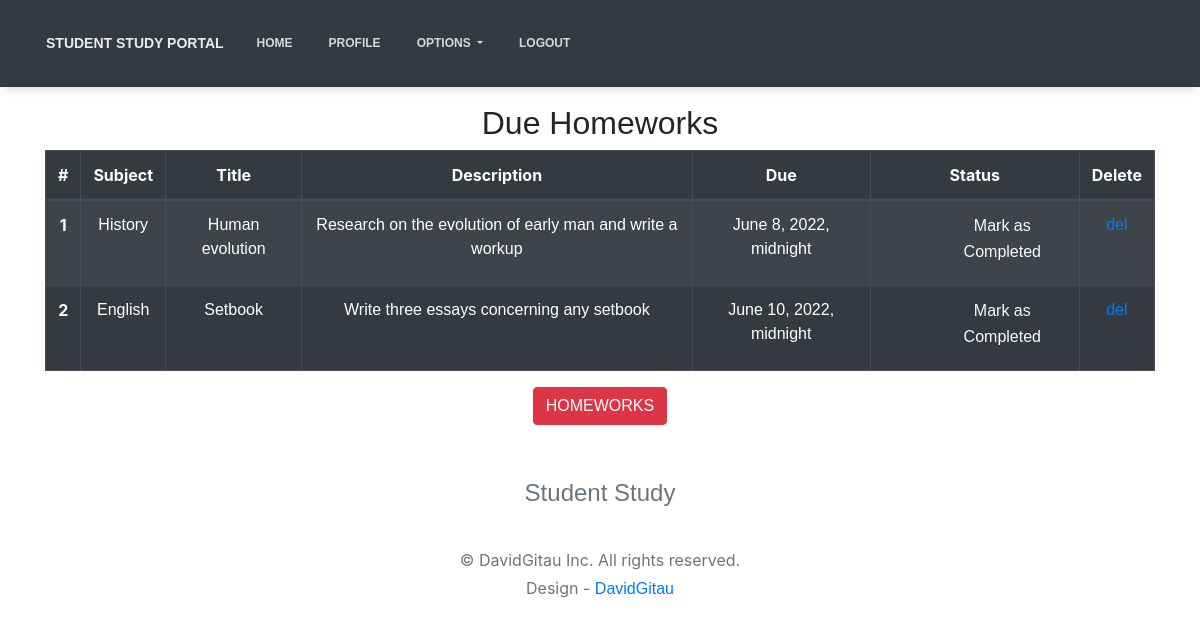
/profile/ (signed in), run on the app's committed database.
### dashboard/models.py (models this page shows, shortened)
class Homework(models.Model):
    user = models.ForeignKey(User, on_delete=models.CASCADE)
    subject = models.CharField(max_length=50)
    title = models.CharField(max_length=100)
    description = models.TextField()
    due = models.DateTimeField()
    is_finished = models.BooleanField(default=False)

### dashboard/views.py (the view)
# urls.py: path('profile/', dash_views.profile, name='profile',)
@login_required
def profile(request):
    homeworks = Homework.objects.filter(is_finished=False,user=request.user)
    todos = Todo.objects.filter(is_finished=False,user=request.user)
    if len(homeworks) == 0:
        homework_done = True
    else:
        homework_done = False
    if len(todos) == 0:
        todos_done = True
    else:
        todos_done = False
    context = {
        'homeworks':homeworks,
        'todos':todos,
        'homework_done':homework_done,
        'todos_done':todos_done
    }
    return render(request, 'dashboard/profile.html', context)

### dashboard/templates/dashboard/profile.html (shortened to what this page needs)
{% extends 'dashboard/base.html' %}
{% load static %}
{% load crispy_forms_filters %}
{% block content %}
<section class="text-center">
    <div class="container">
        {% if not todos_done %}
        <h2>Due ToDos</h2>
        <table class="table table-striped table-bordered table-hover table-dark">
            <thead>
                <tr>
                    <th scope="col">#</th>
                    <th scope="col">Title</th>
                    <th scope="col">Status</th>
                    <th scope="col">Delete</th>
                </tr>
            </thead>
            <tbody>
                {% for todo in todos %}
                <tr>
                    <th scope="row"> {{forloop.counter}} </th>
                    <td> {{todo.title}} </td>
                    <td>
                        <a href=" {% url 'update-todo' todo.id %} ">
                            <div class="form-check">
                                {% if todo.is_finished == True %}
                                <input type="checkbox" class="form-check-input" checked>
                                {% else %}
                                <input type="checkbox" class="form-check-input">
                                {% endif %}
                                <label for="flex" class="form-check-label text-light">
                                    Mark as Completed
                                </label>
                            </div>
                        </a>
                    </td>
                    <td><a href="{% url 'delete-todo' todo.id %}">del</a></td>
                </tr>
                {% endfor %}
            </tbody>
        </table>
        {% else %}
        <h3>All ToDos completed</h3>
        {% endif %}
        <a href="{% url 'todo' %}" class="btn btn-danger">To Do</a>
        <br><br>
        {% if not homework_done %}
        <h2>Due Homeworks</h2>
        <table class="table table-bordered table-dark table-hover table-striped">
            <thead>
                <tr>
                    <th scope="col">#</th>
                    <th scope="col">Subject</th>
                    <th scope="col">Title</th>
                    <th scope="col">Description</th>
                    <th scope="col">Due</th>
                    <th scope="col">Status</th>
                    <th scope="col">Delete</th>
                </tr>
            </thead>
            <tbody>
                {% for homework in homeworks %}
                <tr>
                    <th scope="row"> {{forloop.counter}} </th>
                    <td>{{homework.subject}}</td>
                    <td>{{homework.title}}</td>
                    <td>{{homework.description}}</td>
                    <td>{{homework.due}}</td>
                    <td>
                        <a href="{% url 'update-homework' homework.id %}">
                            <div class="form-check">
                                <label for="flex" class="form-check-label text-light">
                                    Mark as Completed
                                </label>
                            </div>
                        </a>
                    </td>
                    <td><a href="{% url 'delete-homework' homework.id %}">del</a></td>
                </tr>
                {% endfor %}
            </tbody>
        </table>
        {% else %}
        <h3>All homeworks are completed!!</h3>
        {% endif %}
        <a href="{% url 'homework' %}" class="btn btn-danger">Homeworks</a>
    </div>
</section>
{% endblock content %}

### dashboard/templates/dashboard/base.html (shortened to what this page needs)
<!DOCTYPE html>
{% load static %}
<html lang="en">
<head>
  <link rel="stylesheet" href="{% static 'css/styles.css' %}">
  <link rel="stylesheet" href="{% static 'css/paper-kit.min.css' %}">
  <link rel="stylesheet" href="{% static 'css/bootstrap.min.css' %}">
</head>
<body>
  <header>
    <div id="header">
      <nav class="navbar navbar-expand-lg navbar-dark fixed-top scrolling-navbar bg-dark" id="navbar">
        <div class="container-fluid">
          <a class="navbar-brand" href="#" style="justify-self: left;">Student Study Portal</a>
          <div class="collapse navbar-collapse" id="navbarNavDropdown">
            <ul class="navbar-nav">
              <li class="nav-item">
                <a class="nav-link active" aria-current="page" href="{% url 'home' %}">Home</a>
              </li>
              {% if user.is_authenticated %}
              <li class="nav-item">
                <a class="nav-link" href="{% url 'profile' %}">Profile</a>
              </li>
               <li class="nav-item dropdown">
                <a class="nav-link dropdown-toggle" href="#" id="navbarDropdownMenuLink" role="button"
                  data-bs-toggle="dropdown" aria-expanded="false">
                  Options
                </a>
              </li>
              <li class="nav-item">
                <a href="{% url 'logout' %}" class="nav-link">Logout</a>
              </li>
              {% endif %}
            </ul>
          </div>
        </div>
      </nav>
    </div>
  </header>
  <main>
    {% block content %}
    {% endblock content %}
  </main>
  <footer class="pt-4 pb-4 text-muted text-center d-print-none">
    <div class="container">
      <div class="my-3">
        <div class="h4">Student Study</div>
        <div class="footer-nav">
          <nav role="navigation">
            <ul class="nav justify-content-center">
              <li class="nav-item"><a class="nav-link" href="https://twitter.com/templateflip" title="Twitter"><span class="menu-title sr-only">Twitter</span></a>
              </li>
              <li class="nav-item"><a class="nav-link" href="https://www.facebook.com/templateflip" title="Facebook"><span class="menu-title sr-only">Facebook</span></a>
              </li>
              <li class="nav-item"><a class="nav-link" href="https://www.instagram.com/templateflip" title="Instagram"><span class="menu-title sr-only">Instagram</span></a>
              </li>
              <li class="nav-item"><a class="nav-link" href="https://github.com/templateflip" title="Github"><span class="menu-title sr-only">Github</span></a>
              </li>
            </ul>
          </nav>
        </div>
      </div>
      <div class="text-small">
        <div class="mb-1">&copy; DavidGitau Inc. All rights reserved.</div>
        <div>Design - <a href="https://templateflip.com/" target="_blank">DavidGitau</a></div>
      </div>
    </div>
  </footer>
</body>
</html>

### dashboard/static/css/styles.css (style rules this page uses)
body, p, .navbar, .brand, a, .td-name, td, button, input, select, textarea { font-family: "Roboto", "Helvetica", Arial, sans-serif; }
h1, .h1, h2, .h2, h3, .h3, h4, .h4, h5, .h5, h6, .h6, .title, .card-title, .info-title, .footer-brand, .footer-big h5, .footer-big h4, .media .media-heading { font-family: "Dosis", "Helvetica", Arial, sans-serif; font-weight: 600; }

### data on the page
Homework: subject "History", title "Human evolution", description "Research on the evolution of early man and write a workup", due "June 8, 2022, midnight"
Homework: subject "English", title "Setbook", description "Write three essays concerning any setbook", due "June 10, 2022, midnight"
